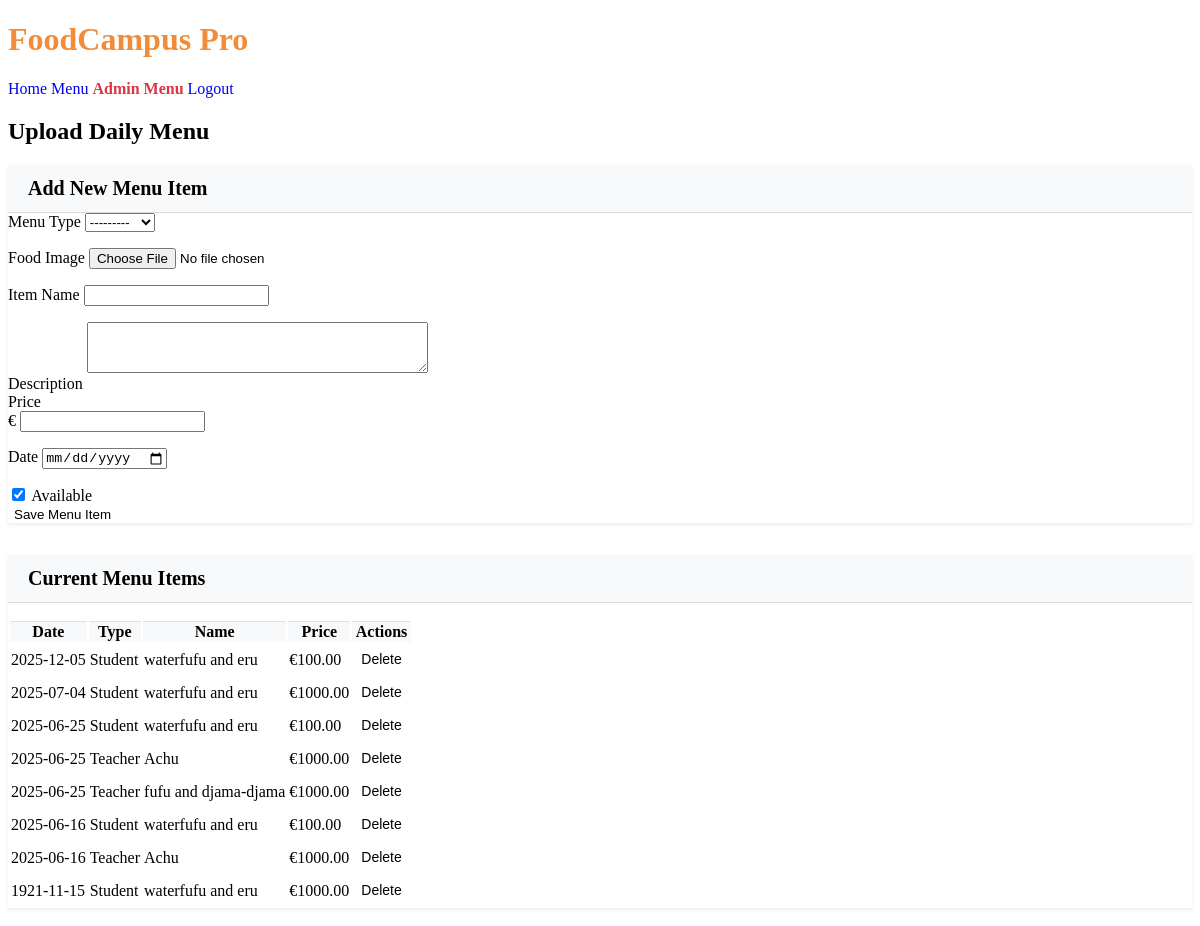
Before: /menu/admin/upload/ (signed in) with the older database file.
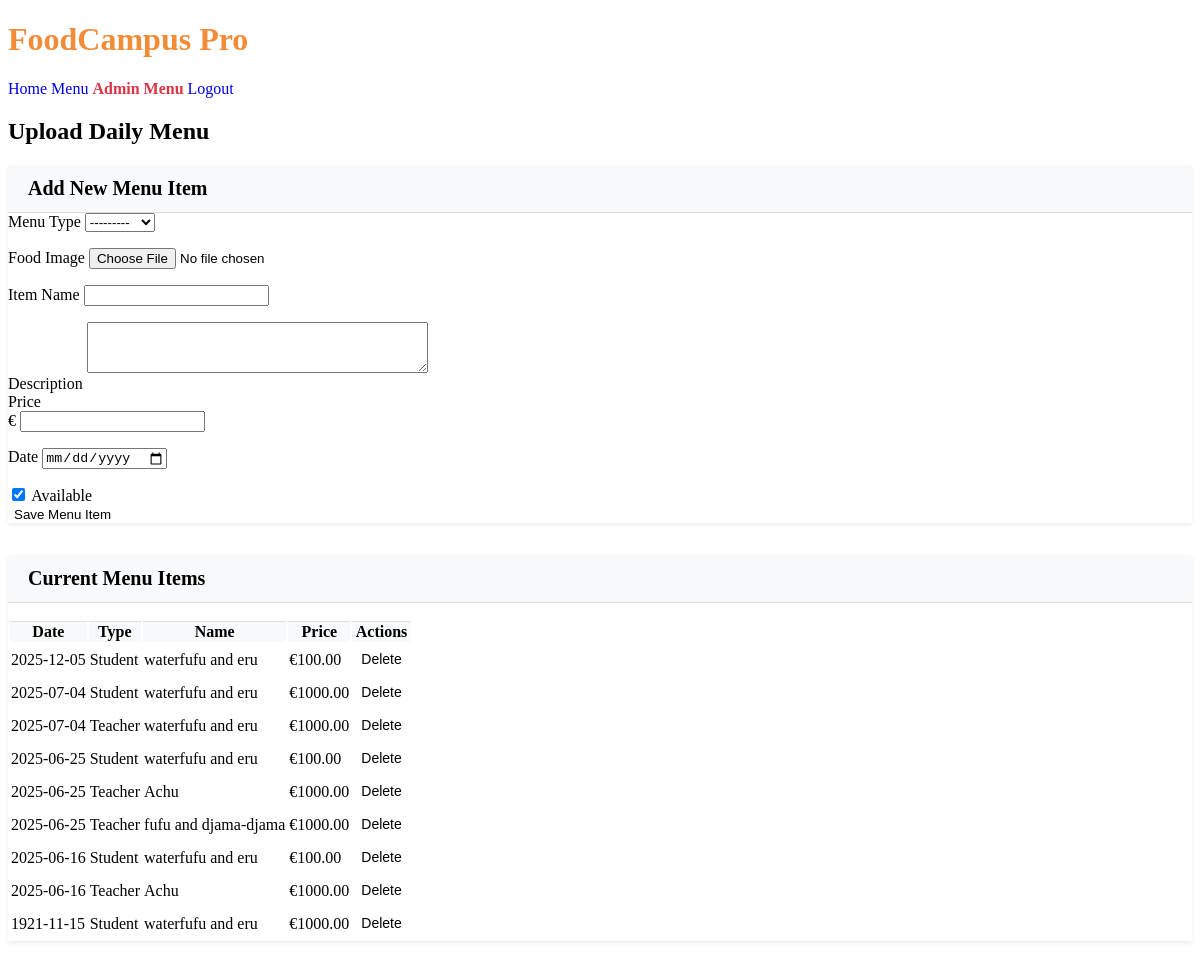
After: the same page with the newer database file.
### menus/models.py (models this page shows, shortened)
class DailyMenu(models.Model):
    type = models.CharField(
        max_length=20,
        choices=[('student', 'Student'), ('teacher', 'Teacher')],
    )
    name = models.CharField(max_length=255)
    description = models.TextField()
    image = models.ImageField(upload_to=menu_image_path, blank=True, null=True)
    price = models.DecimalField(max_digits=10, decimal_places=2)
    date = models.DateField()
    available = models.BooleanField(default=True)
    created_at = models.DateTimeField(auto_now_add=True)

### menus/views.py (the view)
# urls.py: path('admin/upload/', views.admin_menu_upload, name='admin_menu_upload'),
@login_required
@user_passes_test(is_admin)
def admin_menu_upload(request):
    if request.method == 'POST':
        form = DailyMenuForm(request.POST, request.FILES)
        if form.is_valid():
            menu = form.save(commit=False)
            menu.save()
            messages.success(request, 'Menu item added successfully!')
            return redirect('admin_menu_upload')
    else:
        form = DailyMenuForm()
    menu_items = DailyMenu.objects.all().order_by('-date', 'type')
    return render(request, 'menu/admin_menu_upload.html', {
        'form': form,
        'menu_items': menu_items
    })

### menus/forms.py
class DailyMenuForm(forms.ModelForm):
    class Meta:
        model = DailyMenu
        fields = ['type', 'name', 'description', 'price', 'date', 'available', 'image']
        widgets = {
            'date': forms.DateInput(attrs={'type': 'date', 'class': 'form-control'}),
            'description': forms.Textarea(attrs={'rows': 3, 'class': 'form-control'}),
            'type': forms.Select(attrs={'class': 'form-select'}),
            'name': forms.TextInput(attrs={'class': 'form-control'}),
            'price': forms.NumberInput(attrs={'class': 'form-control', 'step': '0.01'}),
            'available': forms.CheckboxInput(attrs={'class': 'form-check-input'}),
            'image': forms.FileInput(attrs={'class': 'form-control'})
        }
    def __init__(self, *args, **kwargs):
        super().__init__(*args, **kwargs)
        if self.instance and self.instance.pk:
            self.fields['image'].required = False

### accounts/models.py (called while the page is built)
    @property
    def is_staff(self):
        return self.is_admin

### menus/views.py (called while the page is built)
def is_admin(user):
    return user.is_authenticated and user.is_staff

### templates/menu/admin_menu_upload.html (shortened to what this page needs)
{% extends 'base.html' %}
{% load static %}
{% block extra_css %}
<link rel="stylesheet" href="{% static 'css/admin.css' %}">
{% endblock %}
{% block content %}
<div class="container mt-4">
    <h2>Upload Daily Menu</h2>
    <div class="row">
        <div class="col-md-6">
            <div class="card">
                <div class="card-header">
                    <h5>Add New Menu Item</h5>
                </div>
                <div class="card-body">
                    <form method="post" enctype="multipart/form-data">
                        <div class="mb-3">
                            <label for="id_type" class="form-label">Menu Type</label>
                            {{ form.type }}
                        </div>
                        <div class="mb-3">
                            <label for="id_image" class="form-label">Food Image</label>
                            {{ form.image }}
                        </div>
                        <div class="mb-3">
                            <label for="id_name" class="form-label">Item Name</label>
                            {{ form.name }}
                        </div>
                        <div class="mb-3">
                            <label for="id_description" class="form-label">Description</label>
                            {{ form.description }}
                        </div>
                        <div class="mb-3">
                            <label for="id_price" class="form-label">Price</label>
                            <div class="input-group">
                                <span class="input-group-text">€</span>
                                {{ form.price }}
                            </div>
                        </div>
                        <div class="mb-3">
                            <label for="id_date" class="form-label">Date</label>
                            {{ form.date }}
                        </div>
                        <div class="mb-3 form-check">
                            {{ form.available }}
                            <label class="form-check-label" for="id_available">Available</label>
                        </div>
                        <button type="submit" class="btn btn-primary">Save Menu Item</button>
                    </form>
                </div>
            </div>
        </div>
        <div class="col-md-6">
            <div class="card">
                <div class="card-header">
                    <h5>Current Menu Items</h5>
                </div>
                <div class="card-body">
                    <div class="table-responsive">
                        <table class="table table-striped">
                            <thead>
                                <tr>
                                    <th>Date</th>
                                    <th>Type</th>
                                    <th>Name</th>
                                    <th>Price</th>
                                    <th>Actions</th>
                                </tr>
                            </thead>
                            <tbody>
                                {% for item in menu_items %}
                                <tr>
                                    <td>{{ item.date|date:"Y-m-d" }}</td>
                                    <td>{{ item.get_type_display }}</td>
                                    <td>{{ item.name }}</td>
                                    <td>€{{ item.price }}</td>
                                    <td>
                                        <form method="post" action="{% url 'menus:delete_menu_item' item.id %}" class="d-inline">
                                            <button type="submit" class="btn btn-sm btn-danger"
                                                    onclick="return confirm('Are you sure you want to delete this item?')">
                                                Delete
                                            </button>
                                        </form>
                                    </td>
                                </tr>
                                {% empty %}
                                <tr>
                                    <td colspan="5" class="text-center">No menu items found.</td>
                                </tr>
                                {% endfor %}
                            </tbody>
                        </table>
                    </div>
                </div>
            </div>
        </div>
    </div>
</div>
{% endblock %}

### templates/base.html (shortened to what this page needs)
<!DOCTYPE html>
<html>
<head>
    {% load static %}
    <link rel="stylesheet" href="{% static 'css/style.css' %}">
    {% block extra_css %}{% endblock %}
</head>
<body>
    <header>
        <h1>FoodCampus Pro</h1>
        <nav>
            <a href="{% url 'homepage' %}">Home</a>
            {% if user.is_authenticated %}
                {% if user.category == 'student' %}
                    <a href="{% url 'menus:student_menu' %}">Menu</a>
                {% elif user.category == 'teacher' %}
                    <a href="{% url 'menus:teacher_menu' %}">Menu</a>
                {% else %}
                    <a href="{% url 'menus:student_menu' %}">Menu</a>
                {% endif %}
            {% else %}
                <a href="{% url 'menus:student_menu' %}">Menu</a>
            {% endif %}
            {% if user.is_authenticated %}
                {% if user.is_staff %}
                    <a href="{% url 'menus:admin_menu_upload' %}" class="admin-link">Admin Menu</a>
                {% endif %}
                <a href="{% url 'accounts:logout' %}">Logout</a>
            {% else %}
                <a href="{% url 'accounts:login' %}">Login</a>
                <a href="{% url 'accounts:register' %}">Register</a>
            {% endif %}
        </nav>
    </header>
    {% block content %}
    {% endblock %}
</body>
</html>

### static/css/style.css (style rules this page uses)
button { border: none; background: none; cursor: pointer; }
h1 { color: #f28c38; }
a { text-decoration: none; }

### static/css/admin.css (style rules this page uses)
.admin-link { color: #dc3545 !important; font-weight: bold; }
.form-control, .form-select { margin-bottom: 1rem; }
.table-responsive { margin-top: 1rem; }
.table th { background-color: #f8f9fa; border-top: 1px solid #dee2e6; }
.card { margin-bottom: 2rem; box-shadow: 0 0.125rem 0.25rem rgba(0, 0, 0, 0.075); }
.card-header { background-color: #f8f9fa; border-bottom: 1px solid rgba(0, 0, 0, 0.125); padding: 0.75rem 1.25rem; }
.card-header h5 { margin: 0; font-size: 1.25rem; }
.btn-sm { padding: 0.25rem 0.5rem; font-size: 0.875rem; line-height: 1.5; border-radius: 0.2rem; }

Changed rows visible on the page:
added DailyMenu: date "2025-07-04", type "Teacher", name "waterfufu and eru", price "1000.00"
